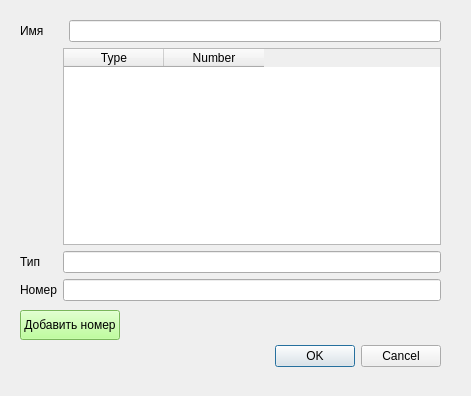
<?xml version="1.0" encoding="UTF-8"?>
<ui version="4.0">
 <class>DialogCont</class>
 <widget class="QDialog" name="DialogCont">
  <property name="geometry">
   <rect>
    <x>0</x>
    <y>0</y>
    <width>471</width>
    <height>396</height>
   </rect>
  </property>
  <property name="windowTitle">
   <string>Dialog</string>
  </property>
  <widget class="QDialogButtonBox" name="buttonBox">
   <property name="geometry">
    <rect>
     <x>100</x>
     <y>340</y>
     <width>341</width>
     <height>32</height>
    </rect>
   </property>
   <property name="orientation">
    <enum>Qt::Horizontal</enum>
   </property>
   <property name="standardButtons">
    <set>QDialogButtonBox::Cancel|QDialogButtonBox::Ok</set>
   </property>
  </widget>
  <widget class="QPushButton" name="pushButtonAddNum">
   <property name="geometry">
    <rect>
     <x>20</x>
     <y>310</y>
     <width>100</width>
     <height>30</height>
    </rect>
   </property>
   <property name="styleSheet">
    <string notr="true">background-color: rgb(170, 255, 127);</string>
   </property>
   <property name="text">
    <string>Добавить номер</string>
   </property>
  </widget>
  <widget class="QWidget" name="layoutWidget">
   <property name="geometry">
    <rect>
     <x>20</x>
     <y>20</y>
     <width>421</width>
     <height>281</height>
    </rect>
   </property>
   <layout class="QGridLayout" name="gridLayout">
    <item row="2" column="1" colspan="2">
     <widget class="QLineEdit" name="lineEdit_type"/>
    </item>
    <item row="3" column="1" colspan="2">
     <widget class="QLineEdit" name="lineEdit_number"/>
    </item>
    <item row="3" column="0">
     <widget class="QLabel" name="label_2">
      <property name="text">
       <string>Номер</string>
      </property>
     </widget>
    </item>
    <item row="0" column="2">
     <widget class="QLineEdit" name="lineEdit_name"/>
    </item>
    <item row="2" column="0">
     <widget class="QLabel" name="label">
      <property name="text">
       <string>Тип</string>
      </property>
     </widget>
    </item>
    <item row="0" column="0" colspan="2">
     <widget class="QLabel" name="label_3">
      <property name="text">
       <string>Имя</string>
      </property>
     </widget>
    </item>
    <item row="1" column="1" colspan="2">
     <widget class="QTableWidget" name="tableWidget">
      <column>
       <property name="text">
        <string>Type</string>
       </property>
      </column>
      <column>
       <property name="text">
        <string>Number</string>
       </property>
      </column>
     </widget>
    </item>
   </layout>
  </widget>
 </widget>
 <resources/>
 <connections>
  <connection>
   <sender>buttonBox</sender>
   <signal>accepted()</signal>
   <receiver>DialogCont</receiver>
   <slot>accept()</slot>
   <hints>
    <hint type="sourcelabel">
     <x>248</x>
     <y>254</y>
    </hint>
    <hint type="destinationlabel">
     <x>157</x>
     <y>274</y>
    </hint>
   </hints>
  </connection>
  <connection>
   <sender>buttonBox</sender>
   <signal>rejected()</signal>
   <receiver>DialogCont</receiver>
   <slot>reject()</slot>
   <hints>
    <hint type="sourcelabel">
     <x>316</x>
     <y>260</y>
    </hint>
    <hint type="destinationlabel">
     <x>286</x>
     <y>274</y>
    </hint>
   </hints>
  </connection>
 </connections>
</ui>
